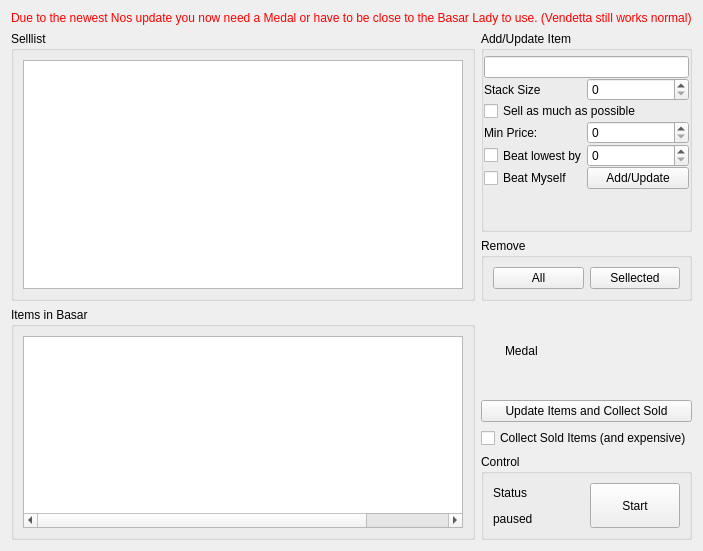
     <widget class="QWidget" name="auto_sell">
      <attribute name="title">
       <string>Auto Sell</string>
      </attribute>
      <layout class="QGridLayout" name="gridLayout_2">
       <item row="2" column="1">
        <widget class="QGroupBox" name="groupBox_6">
         <property name="title">
          <string>Remove</string>
         </property>
         <layout class="QHBoxLayout" name="horizontalLayout_5">
          <item>
           <widget class="QPushButton" name="sell_removeall">
            <property name="sizePolicy">
             <sizepolicy hsizetype="Minimum" vsizetype="Minimum">
              <horstretch>0</horstretch>
              <verstretch>0</verstretch>
             </sizepolicy>
            </property>
            <property name="text">
             <string>All</string>
            </property>
           </widget>
          </item>
          <item>
           <widget class="QPushButton" name="sell_remove">
            <property name="sizePolicy">
             <sizepolicy hsizetype="Minimum" vsizetype="Minimum">
              <horstretch>0</horstretch>
              <verstretch>0</verstretch>
             </sizepolicy>
            </property>
            <property name="text">
             <string>Sellected</string>
            </property>
           </widget>
          </item>
         </layout>
        </widget>
       </item>
       <item row="3" column="0" rowspan="4">
        <widget class="QGroupBox" name="groupBox_20">
         <property name="title">
          <string>Items in Basar</string>
         </property>
         <layout class="QVBoxLayout" name="verticalLayout_16">
          <item>
           <widget class="QTableWidget" name="basarStatus">
            <property name="sizeAdjustPolicy">
             <enum>QAbstractScrollArea::AdjustIgnored</enum>
            </property>
            <property name="selectionMode">
             <enum>QAbstractItemView::NoSelection</enum>
            </property>
            <property name="selectionBehavior">
             <enum>QAbstractItemView::SelectRows</enum>
            </property>
            <property name="showGrid">
             <bool>true</bool>
            </property>
            <property name="rowCount">
             <number>0</number>
            </property>
            <property name="columnCount">
             <number>5</number>
            </property>
            <attribute name="horizontalHeaderVisible">
             <bool>false</bool>
            </attribute>
            <attribute name="horizontalHeaderStretchLastSection">
             <bool>false</bool>
            </attribute>
            <attribute name="verticalHeaderVisible">
             <bool>false</bool>
            </attribute>
            <attribute name="verticalHeaderStretchLastSection">
             <bool>false</bool>
            </attribute>
            <column/>
            <column/>
            <column/>
            <column/>
            <column/>
           </widget>
          </item>
         </layout>
        </widget>
       </item>
       <item row="1" column="1">
        <widget class="QGroupBox" name="groupBox_5">
         <property name="sizePolicy">
          <sizepolicy hsizetype="Preferred" vsizetype="Expanding">
           <horstretch>0</horstretch>
           <verstretch>0</verstretch>
          </sizepolicy>
         </property>
         <property name="minimumSize">
          <size>
           <width>176</width>
           <height>175</height>
          </size>
         </property>
         <property name="title">
          <string>Add/Update Item</string>
         </property>
         <layout class="QGridLayout" name="gridLayout_3">
          <property name="leftMargin">
           <number>0</number>
          </property>
          <property name="topMargin">
           <number>5</number>
          </property>
          <property name="rightMargin">
           <number>0</number>
          </property>
          <property name="bottomMargin">
           <number>0</number>
          </property>
          <property name="spacing">
           <number>0</number>
          </property>
          <item row="0" column="0" colspan="2">
           <widget class="QLineEdit" name="sell_itemname">
            <property name="sizePolicy">
             <sizepolicy hsizetype="Minimum" vsizetype="Fixed">
              <horstretch>0</horstretch>
              <verstretch>0</verstretch>
             </sizepolicy>
            </property>
           </widget>
          </item>
          <item row="8" column="1">
           <widget class="QPushButton" name="sell_addupdate">
            <property name="sizePolicy">
             <sizepolicy hsizetype="Minimum" vsizetype="Preferred">
              <horstretch>0</horstretch>
              <verstretch>0</verstretch>
             </sizepolicy>
            </property>
            <property name="text">
             <string>Add/Update</string>
            </property>
           </widget>
          </item>
          <item row="8" column="0">
           <widget class="QCheckBox" name="sell_beatmyself">
            <property name="sizePolicy">
             <sizepolicy hsizetype="Minimum" vsizetype="Preferred">
              <horstretch>0</horstretch>
              <verstretch>0</verstretch>
             </sizepolicy>
            </property>
            <property name="text">
             <string>Beat Myself</string>
            </property>
           </widget>
          </item>
          <item row="3" column="0" colspan="2">
           <widget class="QCheckBox" name="asMuchAsP">
            <property name="text">
             <string>Sell as much as possible</string>
            </property>
           </widget>
          </item>
          <item row="1" column="1">
           <widget class="QSpinBox" name="sell_stacksize">
            <property name="sizePolicy">
             <sizepolicy hsizetype="Minimum" vsizetype="Minimum">
              <horstretch>0</horstretch>
              <verstretch>0</verstretch>
             </sizepolicy>
            </property>
            <property name="maximum">
             <number>999</number>
            </property>
           </widget>
          </item>
          <item row="1" column="0">
           <widget class="QLabel" name="no_sell_stacksize">
            <property name="text">
             <string>Stack Size</string>
            </property>
           </widget>
          </item>
          <item row="5" column="1">
           <widget class="QSpinBox" name="sell_price">
            <property name="sizePolicy">
             <sizepolicy hsizetype="Minimum" vsizetype="Minimum">
              <horstretch>0</horstretch>
              <verstretch>0</verstretch>
             </sizepolicy>
            </property>
            <property name="maximum">
             <number>999999999</number>
            </property>
           </widget>
          </item>
          <item row="7" column="1">
           <widget class="QSpinBox" name="sell_beatcompby">
            <property name="sizePolicy">
             <sizepolicy hsizetype="Minimum" vsizetype="Minimum">
              <horstretch>0</horstretch>
              <verstretch>0</verstretch>
             </sizepolicy>
            </property>
            <property name="maximum">
             <number>999999999</number>
            </property>
           </widget>
          </item>
          <item row="7" column="0">
           <widget class="QCheckBox" name="sell_beatcomp">
            <property name="sizePolicy">
             <sizepolicy hsizetype="Minimum" vsizetype="Minimum">
              <horstretch>0</horstretch>
              <verstretch>0</verstretch>
             </sizepolicy>
            </property>
            <property name="text">
             <string>Beat lowest by</string>
            </property>
           </widget>
          </item>
          <item row="5" column="0">
           <widget class="QLabel" name="no_sell_price">
            <property name="text">
             <string>Min Price:</string>
            </property>
           </widget>
          </item>
          <item row="9" column="0">
           <spacer name="verticalSpacer_2">
            <property name="orientation">
             <enum>Qt::Vertical</enum>
            </property>
            <property name="sizeHint" stdset="0">
             <size>
              <width>20</width>
              <height>40</height>
             </size>
            </property>
           </spacer>
          </item>
         </layout>
        </widget>
       </item>
       <item row="1" column="0" rowspan="2">
        <widget class="QGroupBox" name="groupBox_2">
         <property name="title">
          <string>Selllist</string>
         </property>
         <layout class="QHBoxLayout" name="horizontalLayout_3">
          <item>
           <widget class="QTableView" name="sell_selllist">
            <property name="selectionMode">
             <enum>QAbstractItemView::SingleSelection</enum>
            </property>
            <property name="selectionBehavior">
             <enum>QAbstractItemView::SelectRows</enum>
            </property>
            <attribute name="horizontalHeaderStretchLastSection">
             <bool>false</bool>
            </attribute>
            <attribute name="verticalHeaderVisible">
             <bool>false</bool>
            </attribute>
           </widget>
          </item>
         </layout>
        </widget>
       </item>
       <item row="6" column="1">
        <widget class="QGroupBox" name="groupBox_7">
         <property name="title">
          <string>Control</string>
         </property>
         <layout class="QGridLayout" name="gridLayout_4">
          <item row="0" column="0">
           <widget class="QLabel" name="label_5">
            <property name="text">
             <string>Status</string>
            </property>
           </widget>
          </item>
          <item row="0" column="1" rowspan="2">
           <widget class="QPushButton" name="sell_starttoggle">
            <property name="sizePolicy">
             <sizepolicy hsizetype="Minimum" vsizetype="Minimum">
              <horstretch>0</horstretch>
              <verstretch>0</verstretch>
             </sizepolicy>
            </property>
            <property name="text">
             <string>Start</string>
            </property>
           </widget>
          </item>
          <item row="1" column="0">
           <widget class="QLabel" name="sell_status">
            <property name="text">
             <string>paused</string>
            </property>
           </widget>
          </item>
         </layout>
        </widget>
       </item>
       <item row="3" column="1">
        <layout class="QHBoxLayout" name="horizontalLayout_6">
         <property name="sizeConstraint">
          <enum>QLayout::SetFixedSize</enum>
         </property>
         <property name="leftMargin">
          <number>0</number>
         </property>
         <property name="topMargin">
          <number>0</number>
         </property>
         <property name="rightMargin">
          <number>0</number>
         </property>
         <property name="bottomMargin">
          <number>0</number>
         </property>
         <item>
          <widget class="QLabel" name="label_13">
           <property name="maximumSize">
            <size>
             <width>18</width>
             <height>18</height>
            </size>
           </property>
           <property name="text">
            <string/>
           </property>
           <property name="pixmap">
            <pixmap resource="images.qrc">:/icons/ressources/Medal.png</pixmap>
           </property>
           <property name="scaledContents">
            <bool>true</bool>
           </property>
          </widget>
         </item>
         <item>
          <widget class="QLabel" name="medal">
           <property name="text">
            <string>Medal</string>
           </property>
          </widget>
         </item>
        </layout>
       </item>
       <item row="5" column="1">
        <widget class="QCheckBox" name="autoCollectSold">
         <property name="text">
          <string>Collect Sold Items (and expensive)</string>
         </property>
        </widget>
       </item>
       <item row="4" column="1">
        <widget class="QPushButton" name="collect_sold">
         <property name="text">
          <string>Update Items and Collect Sold</string>
         </property>
        </widget>
       </item>
       <item row="0" column="0" colspan="2">
        <widget class="QLabel" name="label_24">
         <property name="palette">
          <palette>
           <active>
            <colorrole role="WindowText">
             <brush brushstyle="SolidPattern">
              <color alpha="255">
               <red>255</red>
               <green>0</green>
               <blue>0</blue>
              </color>
             </brush>
            </colorrole>
           </active>
           <inactive>
            <colorrole role="WindowText">
             <brush brushstyle="SolidPattern">
              <color alpha="255">
               <red>255</red>
               <green>0</green>
               <blue>0</blue>
              </color>
             </brush>
            </colorrole>
           </inactive>
           <disabled>
            <colorrole role="WindowText">
             <brush brushstyle="SolidPattern">
              <color alpha="255">
               <red>120</red>
               <green>120</green>
               <blue>120</blue>
              </color>
             </brush>
            </colorrole>
           </disabled>
          </palette>
         </property>
         <property name="text">
          <string>Due to the newest Nos update you now need a Medal or have to be close to the Basar Lady to use. (Vendetta still works normal)</string>
         </property>
        </widget>
       </item>
      </layout>
     </widget>
